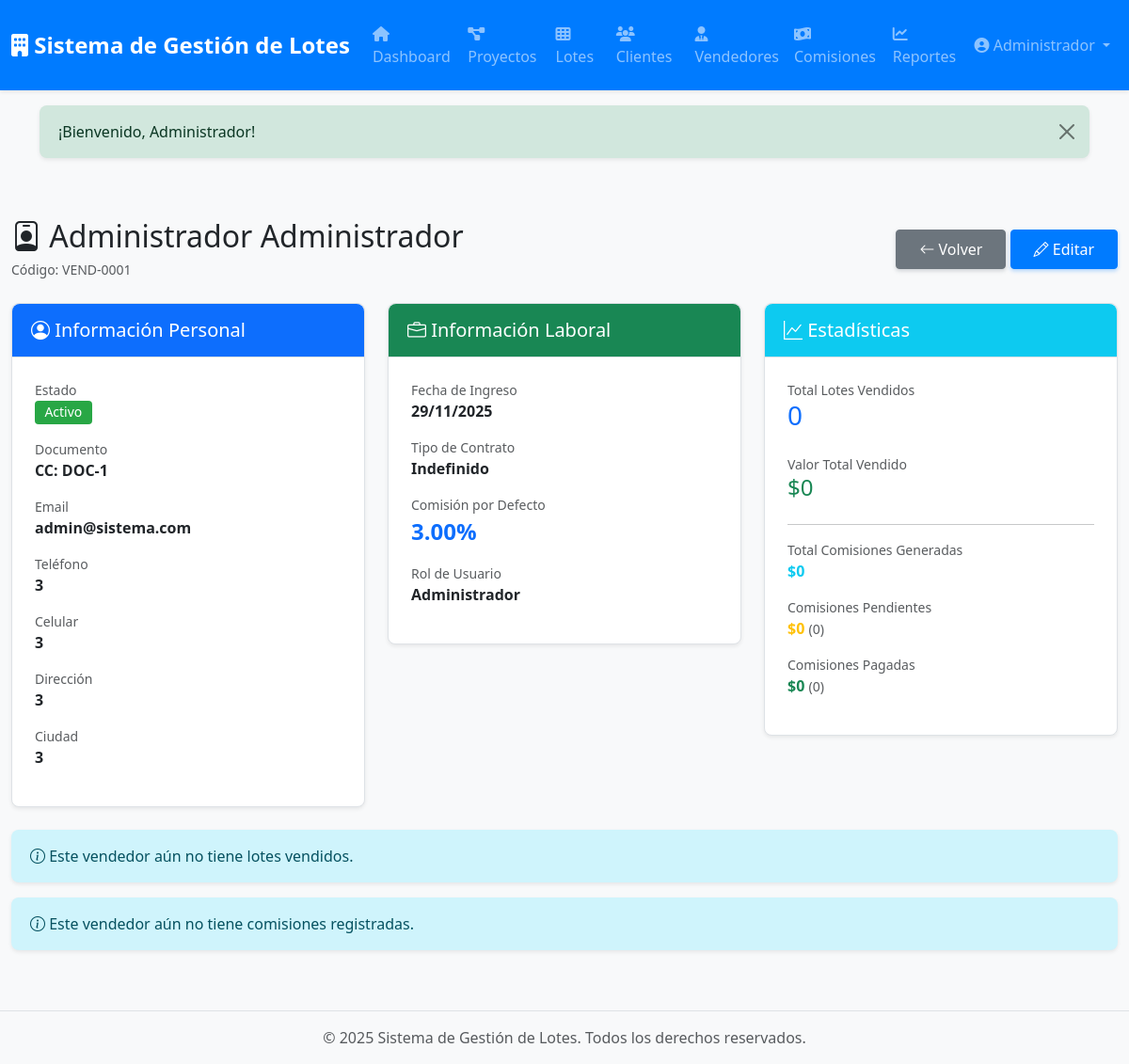
Page /vendedores/show/1 (signed in) on the committed database.
### tables this page shows
CREATE TABLE `vendedores` (
  `id` int(10) UNSIGNED NOT NULL,
  `user_id` int(10) UNSIGNED NOT NULL COMMENT 'Relación con tabla users',
  `codigo_vendedor` varchar(20) NOT NULL COMMENT 'Código único del vendedor',
  `tipo_documento` enum('CC','NIT','CE','pasaporte') DEFAULT 'CC',
  `numero_documento` varchar(50) NOT NULL COMMENT 'Documento de identidad',
  `nombres` varchar(100) NOT NULL,
  `apellidos` varchar(100) NOT NULL,
  `telefono` varchar(20) DEFAULT NULL,
  `celular` varchar(20) DEFAULT NULL,
  `email` varchar(150) NOT NULL,
  `direccion` varchar(255) DEFAULT NULL,
  `ciudad` varchar(100) DEFAULT NULL,
  `fecha_ingreso` date NOT NULL COMMENT 'Fecha de ingreso a la empresa',
  `fecha_salida` date DEFAULT NULL COMMENT 'Fecha de retiro (si aplica)',
  `tipo_contrato` enum('indefinido','fijo','prestacion_servicios','freelance') DEFAULT 'indefinido',
  `porcentaje_comision_default` decimal(5,2) NOT NULL DEFAULT 3.00 COMMENT 'Porcentaje por defecto',
  `banco` varchar(100) DEFAULT NULL COMMENT 'Banco para pagos',
  `tipo_cuenta` enum('ahorros','corriente') DEFAULT NULL,
  `numero_cuenta` varchar(50) DEFAULT NULL,
  `estado` enum('activo','inactivo','suspendido') DEFAULT 'activo',
  `observaciones` text DEFAULT NULL,
  `foto_perfil` varchar(255) DEFAULT NULL COMMENT 'Ruta de la foto del vendedor',
  `created_at` timestamp NULL DEFAULT current_timestamp(),
  `updated_at` timestamp NULL DEFAULT current_timestamp() ON UPDATE current_timestamp()
);

CREATE TABLE `users` (
  `id` int(10) UNSIGNED NOT NULL,
  `email` varchar(255) NOT NULL,
  `password` varchar(255) NOT NULL,
  `nombre` varchar(100) NOT NULL,
  `rol` enum('administrador','vendedor','consulta') DEFAULT 'consulta',
  `reset_token` varchar(64) DEFAULT NULL COMMENT 'Token para recuperación de contraseña',
  `reset_token_expira` datetime DEFAULT NULL COMMENT 'Fecha de expiración del token',
  `activo` tinyint(1) DEFAULT 1 COMMENT 'Estado del usuario',
  `created_at` timestamp NULL DEFAULT current_timestamp(),
  `updated_at` timestamp NULL DEFAULT current_timestamp() ON UPDATE current_timestamp()
);

### app/Views/vendedores/show.php (the view, shortened to what the rows shown need)
<div class="container-fluid py-4">
    <div class="d-flex justify-content-between align-items-center mb-4">
        <div>
            <h2 class="mb-1">
                <i class="bi bi-person-badge"></i>
                <?= htmlspecialchars($vendedor['nombre_completo']) ?>
            </h2>
            <p class="text-muted mb-0">
                <small>Código: <?= htmlspecialchars($vendedor['codigo_vendedor']) ?></small>
            </p>
        </div>
        <div>
            <a href="<?= url('/vendedores') ?>" class="btn btn-secondary">
                <i class="bi bi-arrow-left"></i> Volver
            </a>
            <a href="<?= url('/vendedores/edit/' . $vendedor['id']) ?>" class="btn btn-primary">
                <i class="bi bi-pencil"></i> Editar
            </a>
        </div>
    </div>
    <div class="row">
        <div class="col-md-4 mb-4">
            <div class="card shadow-sm">
                <div class="card-header bg-primary text-white">
                    <h5 class="mb-0"><i class="bi bi-person-circle"></i> Información Personal</h5>
                </div>
                <div class="card-body">
                    <div class="mb-3">
                        <small class="text-muted d-block">Estado</small>
                        <?php
                        $estadoBadge = [
                            'activo' => 'success',
                            'inactivo' => 'secondary',
                            'suspendido' => 'danger'
                        ];
                        $badgeClass = $estadoBadge[$vendedor['estado']] ?? 'secondary';
                        ?>
                        <span class="badge bg-<?= $badgeClass ?>">
                            <?= ucfirst($vendedor['estado']) ?>
                        </span>
                    </div>
                    <div class="mb-3">
                        <small class="text-muted d-block">Documento</small>
                        <strong><?= htmlspecialchars($vendedor['tipo_documento']) ?>: <?= htmlspecialchars($vendedor['numero_documento']) ?></strong>
                    </div>
                    <div class="mb-3">
                        <small class="text-muted d-block">Email</small>
                        <strong><?= htmlspecialchars($vendedor['email']) ?></strong>
                    </div>
                    <?php if (!empty($vendedor['telefono'])): ?>
                    <div class="mb-3">
                        <small class="text-muted d-block">Teléfono</small>
                        <strong><?= htmlspecialchars($vendedor['telefono']) ?></strong>
                    </div>
                    <?php endif; ?>
                    <?php if (!empty($vendedor['celular'])): ?>
                    <div class="mb-3">
                        <small class="text-muted d-block">Celular</small>
                        <strong><?= htmlspecialchars($vendedor['celular']) ?></strong>
                    </div>
                    <?php endif; ?>
                    <?php if (!empty($vendedor['direccion'])): ?>
                    <div class="mb-3">
                        <small class="text-muted d-block">Dirección</small>
                        <strong><?= htmlspecialchars($vendedor['direccion']) ?></strong>
                    </div>
                    <?php endif; ?>
                    <?php if (!empty($vendedor['ciudad'])): ?>
                    <div class="mb-3">
                        <small class="text-muted d-block">Ciudad</small>
                        <strong><?= htmlspecialchars($vendedor['ciudad']) ?></strong>
                    </div>
                    <?php endif; ?>
                </div>
            </div>
        </div>
        <div class="col-md-4 mb-4">
            <div class="card shadow-sm">
                <div class="card-header bg-success text-white">
                    <h5 class="mb-0"><i class="bi bi-briefcase"></i> Información Laboral</h5>
                </div>
                <div class="card-body">
                    <div class="mb-3">
                        <small class="text-muted d-block">Fecha de Ingreso</small>
                        <strong><?= date('d/m/Y', strtotime($vendedor['fecha_ingreso'])) ?></strong>
                    </div>
                    <div class="mb-3">
                        <small class="text-muted d-block">Tipo de Contrato</small>
                        <strong><?= ucfirst(str_replace('_', ' ', $vendedor['tipo_contrato'])) ?></strong>
                    </div>
                    <div class="mb-3">
                        <small class="text-muted d-block">Comisión por Defecto</small>
                        <strong class="text-primary fs-4"><?= number_format($vendedor['porcentaje_comision_default'], 2) ?>%</strong>
                    </div>
                    <div class="mb-3">
                        <small class="text-muted d-block">Rol de Usuario</small>
                        <strong><?= ucfirst($vendedor['user_rol']) ?></strong>
                    </div>
                </div>
            </div>
        </div>
        <div class="col-md-4 mb-4">
            <div class="card shadow-sm">
                <div class="card-header bg-info text-white">
                    <h5 class="mb-0"><i class="bi bi-graph-up"></i> Estadísticas</h5>
                </div>
                <div class="card-body">
                    <div class="mb-4">
                        <small class="text-muted d-block">Total Lotes Vendidos</small>
                        <h3 class="mb-0 text-primary"><?= number_format($vendedor['total_lotes_vendidos']) ?></h3>
                    </div>
                    <div class="mb-4">
                        <small class="text-muted d-block">Valor Total Vendido</small>
                        <h4 class="mb-0 text-success">$<?= number_format($vendedor['valor_total_vendido'], 0) ?></h4>
                    </div>
                    <hr>
                    <div class="mb-3">
                        <small class="text-muted d-block">Total Comisiones Generadas</small>
                        <strong class="text-info">$<?= number_format($vendedor['total_comisiones_generadas'], 0) ?></strong>
                    </div>
                    <div class="mb-3">
                        <small class="text-muted d-block">Comisiones Pendientes</small>
                        <strong class="text-warning">$<?= number_format($vendedor['comisiones_pendientes'], 0) ?></strong>
                        <small class="text-muted">(<?= $estadisticas['comisiones_pendientes_count'] ?>)</small>
                    </div>
                    <div class="mb-3">
                        <small class="text-muted d-block">Comisiones Pagadas</small>
                        <strong class="text-success">$<?= number_format($vendedor['comisiones_pagadas'], 0) ?></strong>
                        <small class="text-muted">(<?= $estadisticas['comisiones_pagadas_count'] ?>)</small>
                    </div>
                </div>
            </div>
        </div>
    </div>
    <?php if (count($lotesVendidos) > 0): ?>
    <div class="card shadow-sm mb-4">
        <div class="card-header bg-light">
            <h5 class="mb-0"><i class="bi bi-house-check"></i> Lotes Vendidos Recientes</h5>
        </div>
        <div class="card-body">
            <div class="table-responsive">
                <table class="table table-hover">
                    <thead>
                        <tr>
                            <th>Código</th>
                            <th>Proyecto</th>
                            <th>Cliente</th>
                            <th>Área (m²)</th>
                            <th>Precio Venta</th>
                            <th>Fecha Venta</th>
                            <th>Acciones</th>
                        </tr>
                    </thead>
                    <tbody>
                        <?php foreach ($lotesVendidos as $lote): ?>
                        <tr>
                            <td><strong><?= htmlspecialchars($lote['codigo_lote']) ?></strong></td>
                            <td><?= htmlspecialchars($lote['proyecto_nombre']) ?></td>
                            <td><?= htmlspecialchars($lote['cliente_nombre'] ?? 'N/A') ?></td>
                            <td><?= number_format($lote['area_m2'], 2) ?></td>
                            <td class="text-success">
                                <strong>$<?= number_format($lote['precio_venta'] ?? $lote['precio_lista'], 0) ?></strong>
                            </td>
                            <td><?= $lote['fecha_venta'] ? date('d/m/Y', strtotime($lote['fecha_venta'])) : 'N/A' ?></td>
                            <td>
                                <a href="<?= url('/lotes/show/' . $lote['id']) ?>" class="btn btn-sm btn-outline-primary">
                                    <i class="bi bi-eye"></i>
                                </a>
                            </td>
                        </tr>
                        <?php endforeach; ?>
                    </tbody>
                </table>
            </div>
        </div>
    </div>
    <?php else: ?>
    <div class="alert alert-info">
        <i class="bi bi-info-circle"></i> Este vendedor aún no tiene lotes vendidos.
    </div>
    <?php endif; ?>
    <?php if (count($comisiones) > 0): ?>
    <div class="card shadow-sm">
        <div class="card-header bg-light">
            <h5 class="mb-0"><i class="bi bi-cash-coin"></i> Comisiones</h5>
        </div>
        <div class="card-body">
            <div class="table-responsive">
                <table class="table table-hover">
                    <thead>
                        <tr>
                            <th>Lote</th>
                            <th>Proyecto</th>
                            <th>Cliente</th>
                            <th>Valor Venta</th>
                            <th>% Comisión</th>
                            <th>Valor Comisión</th>
                            <th>Estado</th>
                            <th>Fecha</th>
                        </tr>
                    </thead>
                    <tbody>
                        <?php foreach ($comisiones as $comision): ?>
                        <tr>
                            <td><strong><?= htmlspecialchars($comision['codigo_lote']) ?></strong></td>
                            <td><?= htmlspecialchars($comision['proyecto_nombre']) ?></td>
                            <td><?= htmlspecialchars($comision['cliente_nombre'] ?? 'N/A') ?></td>
                            <td>$<?= number_format($comision['valor_venta'], 0) ?></td>
                            <td><?= number_format($comision['porcentaje_comision'], 2) ?>%</td>
                            <td class="text-success">
                                <strong>$<?= number_format($comision['valor_comision'], 0) ?></strong>
                            </td>
                            <td>
                                <?php
                                $estadoBadge = [
                                    'pendiente' => 'warning',
                                    'pagada' => 'success',
                                    'pagada_parcial' => 'info',
                                    'cancelada' => 'danger'
                                ];
                                $badgeClass = $estadoBadge[$comision['estado']] ?? 'secondary';
                                ?>
                                <span class="badge bg-<?= $badgeClass ?>">
                                    <?= ucfirst(str_replace('_', ' ', $comision['estado'])) ?>
                                </span>
                            </td>
                            <td><?= date('d/m/Y', strtotime($comision['fecha_venta'])) ?></td>
                        </tr>
                        <?php endforeach; ?>
                    </tbody>
                </table>
            </div>
        </div>
    </div>
    <?php else: ?>
    <div class="alert alert-info mt-3">
        <i class="bi bi-info-circle"></i> Este vendedor aún no tiene comisiones registradas.
    </div>
    <?php endif; ?>
</div>

### core/Router.php (shortened to what the rows shown need)
<?php
class Router
{
    private $routes = [];
    public function __construct($baseUrl = '')
    {
        $this->baseUrl = rtrim($baseUrl, '/');
    }
    private function addRoute($method, $uri, $handler)
    {
        $uri = '/' . trim($uri, '/');
        $this->routes[] = [
            'method' => $method,
            'uri' => $uri,
            'handler' => $handler,
            'pattern' => $this->convertUriToPattern($uri)
        ];
    }
    private function convertUriToPattern($uri)
    {
        $pattern = preg_replace('/\{([a-z_]+)\}/', '([^/]+)', $uri);
        return '#^' . $pattern . '$#';
    }
    public function dispatch()
    {
        $requestMethod = $_SERVER['REQUEST_METHOD'];
        $requestUri = $this->getRequestUri();
        foreach ($this->routes as $route) {
            if ($route['method'] !== $requestMethod) {
                continue;
            }
            if (preg_match($route['pattern'], $requestUri, $matches)) {
                array_shift($matches);
                return $this->callHandler($route['handler'], $matches);
            }
        }
    }
    private function getRequestUri()
    {
        $uri = parse_url($_SERVER['REQUEST_URI'], PHP_URL_PATH);
        return '/' . trim($uri, '/');
    }
    private function callHandler($handler, $params = [])
    {
        if (is_string($handler) && strpos($handler, '@') !== false) {
            list($controller, $method) = explode('@', $handler);
            $controllerInstance = new $controllerClass();
            return call_user_func_array([$controllerInstance, $method], $params);
        }
        throw new Exception("Invalid route handler");
    }
}

### rows in the picture
vendedores: codigo_vendedor "VEND-0001", estado "Activo", tipo_documento "CC", numero_documento "DOC-1", email "admin@sistema.com", telefono "3", celular "3", direccion "3", ciudad "3", fecha_ingreso "29/11/2025", tipo_contrato "Indefinido", porcentaje_comision_default "3.00", user.rol "Administrador"

### other values in the picture
$vendedor['nombre_completo'] "Administrador Administrador"
$vendedor['total_lotes_vendidos'] "0"
$vendedor['valor_total_vendido'] "0"
$vendedor['total_comisiones_generadas'] "0"
$vendedor['comisiones_pendientes'] "0"
$vendedor['comisiones_pagadas'] "0"
